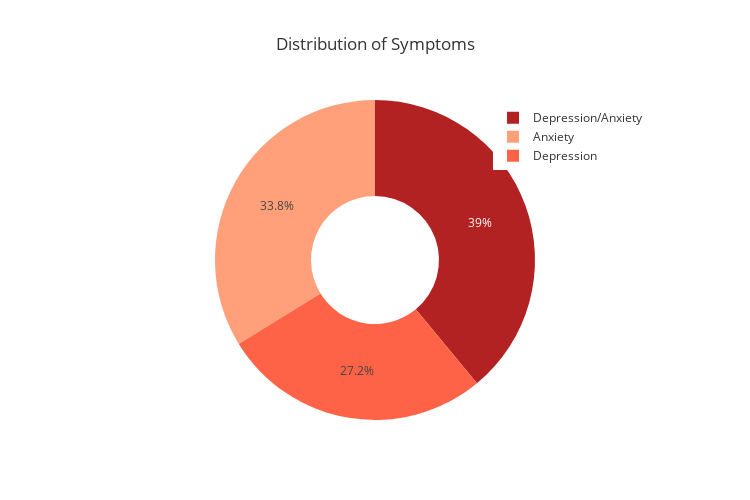

Write notebook code for a chart like this one.
### Markdown cell above
The survey collected data from American residents reporting symptoms of anxiety and/or depression. Our initial goal is to understand the distribution of these symptoms.

### Code cell
# Creating the pie chart with the initial parameters
fig = px.pie(
    national_est,
    values='Psychological Distress Level',
    names='Indicator',
    hole=0.4,
    title='Distribution of Symptoms'
)
# Update traces to set custom colors
fig.update_traces(
    marker=dict(colors=['#FF6347', '#FFA07A', '#B22222'])  # Firebrick, Tomato, Light Salmon
)
# Update layout
fig.update_layout(
    title_x=0.5,
    legend=dict(y=0.99, x=0.7)
)
fig.show()

### Figure 1 — Plotly figure (JSON) as saved in the notebook; plotly's stock layout.template omitted (floating-point values rounded to 4 significant figures; data arrays with more than 128 entries replaced by an {"elided": "..."} marker saying what was removed)
{"data": [{"domain": {"x": [0, 1], "y": [0, 1]}, "hole": 0.4, "hovertemplate": "Indicator=%{label}<br>Psychological Distress Level=%{value}<extra></extra>", "labels": {"elided": "156 str values"}, "legendgroup": "", "marker": {"colors": ["#FF6347", "#FFA07A", "#B22222"]}, "name": "", "showlegend": true, "type": "pie", "values": {"elided": "156 float values"}}], "layout": {"height": 500, "legend": {"tracegroupgap": 0, "x": 0.7, "y": 0.99}, "title": {"text": "Distribution of Symptoms", "x": 0.5}, "width": 750}}
